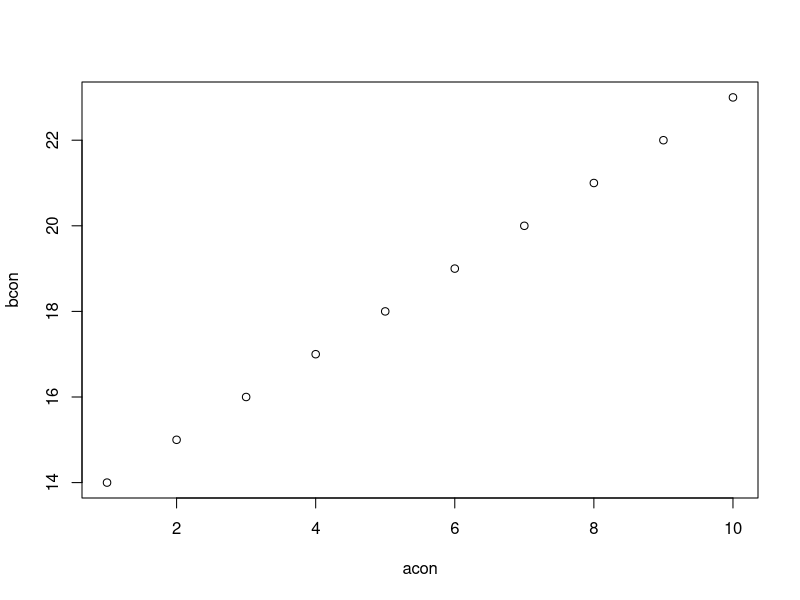
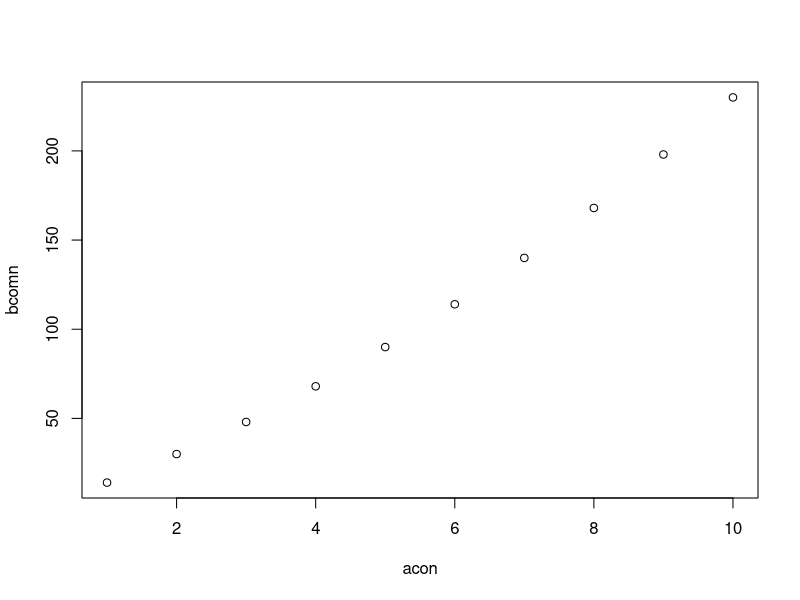

These figures' R source, in order: (Note: this script raises an error after producing the figures.)
acon <- c(1:10)
bcon <- c(14:23)
bcomn <- acon * bcon
plot(acon,bcon)
plot(acon,bcomn)
View(acon)
getwd()
setRepositories(addURLs = c(CRAN="https://cran.r-project.org/"))
getOption("repos")
